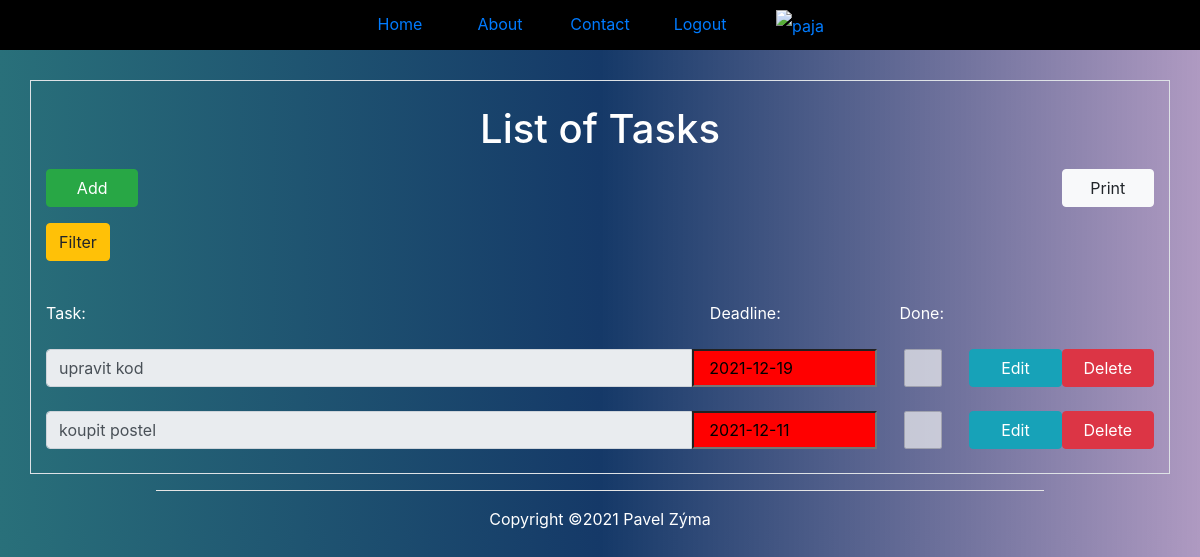
The page /todolist (signed in) on the database as committed earlier.
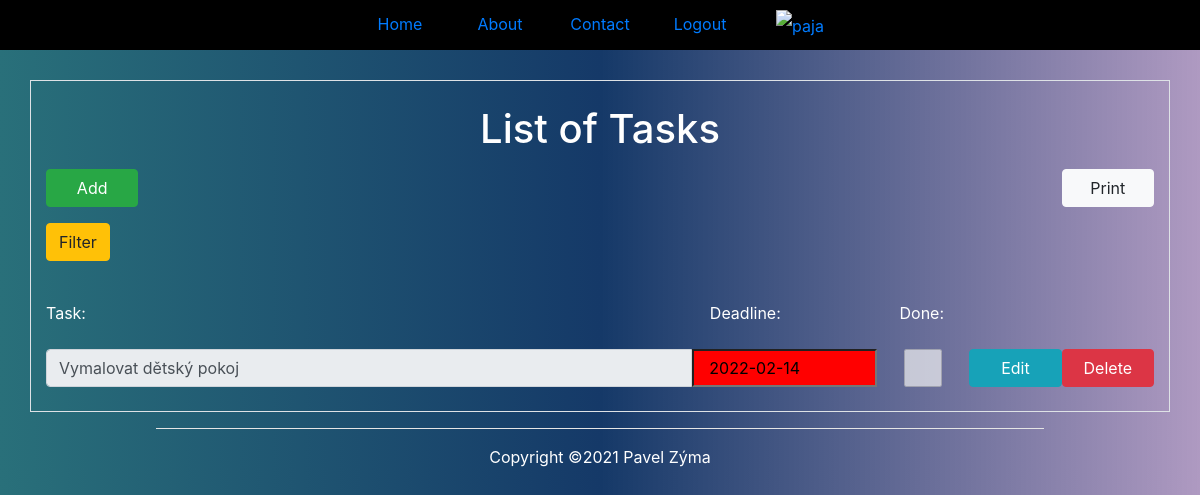
The same page on the database as committed later.
### tables this page shows
CREATE TABLE "tasks" (
	"id"	INTEGER,
	"task"	TEXT,
	"execdate"	NUMERIC,
	"ok"	INTEGER,
	"user_id"	INTEGER,
	PRIMARY KEY("id" AUTOINCREMENT)
);

### app.py (the view)
@app.route("/todolist", methods=["POST","GET"])
def todolist():
    user_id=session["user_id"]
    user=session["user"]
    records=create_db.get_data(user_id,"execdate")
    if request.args.get("submit")=="Savedate":
        records=create_db.get_data(user_id,"savedate")
    elif request.args.get("submit")=="History":
        records=create_db.get_data(user_id,"ok")
    elif request.args.get("submit")=="All":
        records=create_db.get_data(user_id)
    if user:
        print(user)
        return render_template("index.html",user=user,records=records,success=True)
    return render_template("index.html",success=False)

### package/create_db.py (called while the page is built)
def get_data(user,col="id"):
    con=sqlite3.connect("package/db/todolist.db")
    cur=con.cursor()
    if col=="savedate":
        sql="SELECT * FROM tasks WHERE user_id=? and ok=0 ORDER BY id"
        cur.execute(sql,(user,))
    elif col=="execdate":
        sql="SELECT * FROM tasks WHERE user_id=? and ok=0 ORDER BY execdate DESC"
        cur.execute(sql,(user,))
    elif col=="id":
        sql="SELECT * FROM tasks WHERE user_id=?"
        cur.execute(sql,(user,))
    elif col =="ok":
        sql="SELECT * FROM tasks WHERE user_id=? and ok=1 ORDER BY execdate DESC"
        cur.execute(sql,(user,))
    records=cur.fetchall()
    con.close()
    return records

### templates/index.html (shortened to what this page needs)
    {% extends "base.html" %}
    {% block content%}
	{% if success %}
	<div class="container border" style="margin-top: 80px;" >
		<p><h1 class="text-center text-white text-decoration mt-4">List of Tasks</h1></p>
		<div class=" mx-auto">
			<form action="/todolist" class="my-3">
				<div class="  clearfix">
					<a href="/add"class="btn btn-success col-md-1 " name="add">Add</a>
					<a href="" onclick="print()" class="btn btn-light col-md-1 float-right" name="Print">Print</a>
				</div>
				<div id=menu>
					<div id="item" class="btn btn-warning my-3">Filter</div>
				</div>
			</form>
			<div class="row my-4" >
				<div class="col-md-7 text-white">Task:</div>
				<div class="col-md-2 text-white">Deadline:</div>
				<div class="col-md-1 text-white">Done:</div>
			</div>
			<form action="" class="text-center">
				{% for record in records %}
				<div class="input-group datum2">
					<input type="text" readonly="readonly" class="form-control col-md-7 " name="ukol" id="ukol" value="{{ record[1] }}" >
					<input type="text" readonly="readonly" class="form-control-date col-md-2  datum3"  name="execdate"  value="{{ record[2] }}">
					{% if record[3]==1 %}
						<input type="checkbox" value=1 disabled checked id="checkbox"  class=" form-control col-md-1  ifchecked">
					{% else %}
						<input type="checkbox" value=0 disabled id="checkbox" class=" form-control col-md-1 ifchecked">
					{% endif %}
					<a href="/edit?id={{record[0]}}"  class="col-md-1 btn btn-info" name="edit">Edit</a>
					<a href="/del?id={{ record[0] }}"  class="col-md-1 btn btn-danger" name="delete" >Delete</a>
				</div>
				<br>
				{% endfor %}
			</form>
		</div>
	</div>
		{% endif %}
	{% endblock %}

Rows that differ between the two databases and show on the page:
no longer on this page (row edited): tasks: ukol "upravit kod", execdate "2021-12-19"
no longer on this page (row edited): tasks: ukol "koupit postel", execdate "2021-12-11"
added tasks: ukol "Vymalovat dětský pokoj", execdate "2022-02-14"
